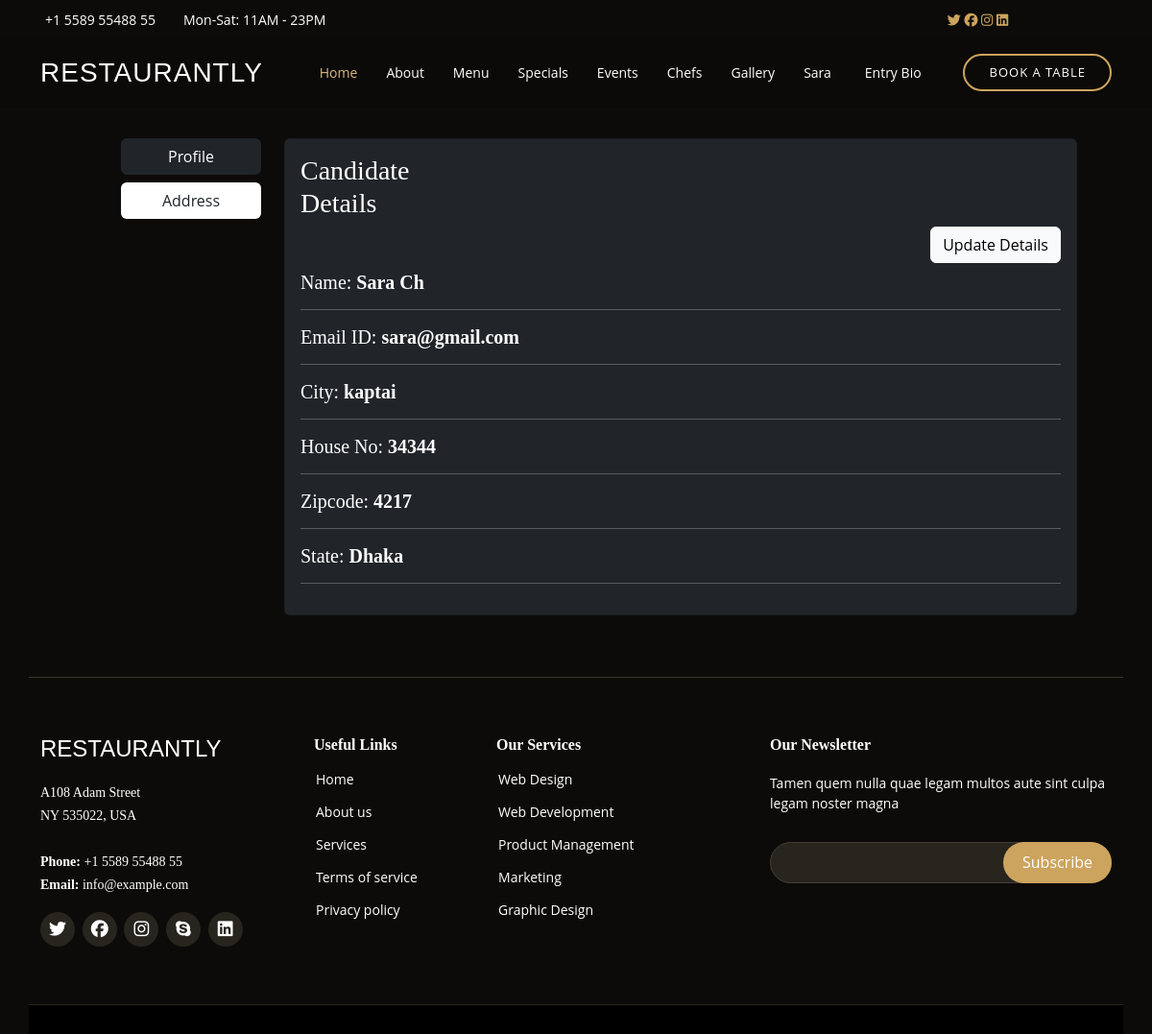
Screenshot of /profile/ (signed in) with the database file from the repository.
### app/models.py (models this page shows)
class Customer(models.Model):
    user = models.ForeignKey(User, on_delete=models.CASCADE)
    name = models.CharField(max_length=200)
    email = models.EmailField(max_length=50)
    city = models.CharField(max_length=200)
    house_no = models.CharField(max_length=50)
    zipcode = models.IntegerField()
    state = models.CharField(choices=STATE_CHOICES, max_length=50)

### app/views.py (the view)
# urls.py: path('profile/', views.profile, name='profile'),
@login_required
def profile(request):
    if request.user.is_authenticated:
        customers = Customer.objects.filter(
            user=request.user)  # Retrieve all Customer objects that belong to the logged-in user
        if customers.exists():  # Check if any Customer objects exist for the user
            customer = customers.first()
        else:
            customer = None
        return render(request, 'profile.html', {'customer': customer})
    else:
        return HttpResponseRedirect('/login/')

### templates/profile.html (shortened to what this page needs)
{% extends 'base.html' %}
{% block content %}
<div class="container mt-5 mx-4">
    <div class="row justify-content-around mt-5 mx-5">
        <div class="col-sm-2 mt-5">
            <div>
                <ul class="list-unstyled">
                    <li class="d-grid "><a href="{% url 'profile' %}" class="btn btn-dark">Profile</a></li>
                    <li class="d-grid bg-white rounded mt-2"><a href="{% url 'address' %}" class="btn ">Address</a></li>
                </ul>
            </div>
        </div>
        <div class="col-sm-10 mt-5">
            <div class="card text-white bg-dark mb-3">
                <div class="card-body">
                    <div class="card-title">
                        <div class="col-sm-3"><h3>Candidate Details</h3></div>
                        <div class="d-grid gap-2 d-md-flex justify-content-md-end ">
                            <a href="{% url 'update_customer_profile' %}" class="btn btn-light d-grid gap-2 d-md-flex justify-content-md-end">Update Details</a>
                        </div>
                    </div>
                    {% if customer %}
                    <div>
                        <h5>Name: <b>{{customer.name}}</b></h5><hr/>
                        <h5>Email ID: <b>{{customer.email}}</b></h5><hr/>
                        <h5>City: <b>{{customer.city}}</b></h5><hr/>
                        <h5>House No: <b>{{customer.house_no}}</b></h5><hr/>
                        <h5>Zipcode: <b>{{customer.zipcode}}</b></h5><hr/>
                        <h5>State: <b>{{customer.state}}</b></h5><hr/>
                    </div>
                    {% else %}
                    <p>No customer data available.</p>
                    {% endif %}
                </div>
            </div>
        </div>
    </div>
</div>
{% endblock content %}

### templates/navbar.html (shortened to what this page needs)
  <div id="topbar" class="d-flex align-items-center fixed-top">
    <div class="container d-flex justify-content-center justify-content-md-between">
      <div class="contact-info d-flex align-items-center  col-sm-9">
        <i class="bi bi-phone d-flex align-items-center"><span>+1 5589 55488 55</span></i>
        <i class="bi bi-clock d-flex align-items-center ms-4"><span> Mon-Sat: 11AM - 23PM</span></i>
      </div>
                <div class="social col-sm-3 text-center">
                  <a href="#"><i class="fa-brands fa-twitter"></i></a>
                  <a href="#"><i class="fa-brands fa-facebook"></i></a>
                  <a href="#"><i class="fa-brands fa-instagram"></i></a>
                  <a href="#"><i class="fa-brands fa-linkedin"></i></a>
                </div>
    </div>
  </div>
  <header id="header" class="fixed-top d-flex align-items-cente">
    <div class="container-fluid container-xl d-flex align-items-center justify-content-lg-between">
      <h1 class="logo me-auto me-lg-0"><a href="{% url 'home' %}">Restaurantly</a></h1>
      <nav id="navbar" class="navbar order-last order-lg-0">
        <ul>
          <li><a class="nav-link scrollto active" href="{% url 'home' %}">Home</a></li>
          <li><a class="nav-link scrollto" href="{% url 'about' %}">About</a></li>
          <li><a class="nav-link scrollto" href="{% url 'menu' %}">Menu</a></li>
          <li><a class="nav-link scrollto" href="{% url 'special' %}">Specials</a></li>
          <li><a class="nav-link scrollto" href="{% url 'event' %}">Events</a></li>
          <li><a class="nav-link scrollto" href="{% url 'chef' %}">Chefs</a></li>
          <li><a class="nav-link scrollto" href="{% url 'gallery' %}">Gallery</a></li>
        {% if request.user.is_authenticated %}
          <li class="dropdown"><a href="{% url 'profile' %}"><span>{{request.user|capfirst}}</span> </a>
            <li><a class="nav-link scrollto" href="{% url 'biodata' %}">Entry Bio</a></li>
          </li>
          {% else %}
          <li><a class="nav-link scrollto" href="{% url 'contact' %}">Contact</a></li>
          <li><a class="nav-link scrollto" href="{% url 'login' %}">Login</a></li>
          <li><a class="nav-link scrollto" href="{% url 'signup' %}">Signup</a></li>
        </ul>
        {% endif %}
      </nav>
      <a href="{% url 'book_a_table' %}" class="book-a-table-btn scrollto d-none d-lg-flex">Book a table</a>
    </div>
  </header>

### static/css/style.css (style rules this page uses)
body { font-family: "Open Sans", sans-serif; background: #0c0b09; color: #fff; }
a { color: #cda45e; text-decoration: none; }
h1, h2, h3, h4, h5, h6 { font-family: "Playfair Display", serif; }
#topbar { height: 40px; font-size: 14px; transition: all 0.5s; z-index: 996; }
#topbar .contact-info i { font-style: normal; color: #d9ba85; }
#topbar .contact-info i span { padding-left: 5px; color: #fff; }
#header { background: rgba(12, 11, 9, 0.6); border-bottom: 1px solid rgba(12, 11, 9, 0.6); transition: all 0.5s; z-index: 997; padding: 15px 0; top: 40px; }
#header .logo { font-size: 28px; margin: 0; padding: 0; line-height: 1; font-weight: 300; letter-spacing: 1px; text-transform: uppercase; font-family: "Poppins", sans-serif; }
#header .logo a { color: #fff; }
.book-a-table-btn { margin: 0 0 0 15px; border: 2px solid #cda45e; color: #fff; border-radius: 50px; padding: 8px 25px; text-transform: uppercase; font-size: 13px; font-weight: 500; letter-spacing: 1px; transition: 0.3s; }
.navbar { padding: 0; }
.navbar ul { margin: 0; padding: 0; display: flex; list-style: none; align-items: center; }
.navbar li { position: relative; }
.navbar a, .navbar a:focus { display: flex; align-items: center; justify-content: space-between; padding: 10px 0 10px 30px; color: #fff; white-space: nowrap; transition: 0.3s; font-size: 14px; }
.navbar a:hover, .navbar .active, .navbar .active:focus, .navbar li:hover>a { color: #d9ba85; }

### rows the page displays
Customer: name "Sara Ch", email "sara@gmail.com", city "kaptai", house_no "34344", zipcode "4217", state "Dhaka"

### other values shown
{{ request.user|capfirst }} "Sara"
